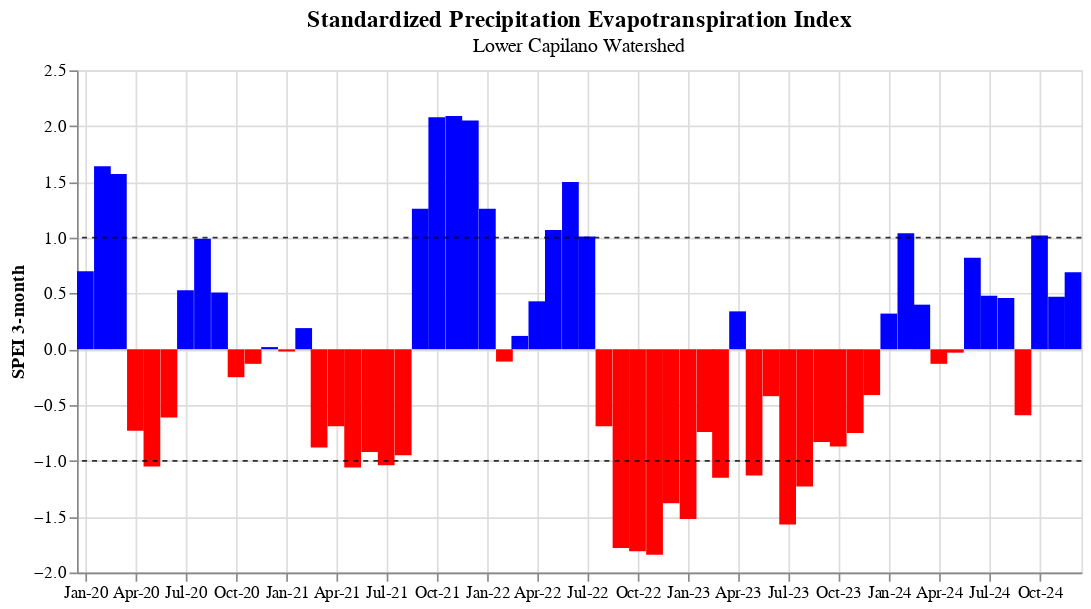

Notebook code cell kept with this figure:
### Markdown cell above
### Standardized Precipitation Evapotranspiration Index

The Standardized Precipitation Evapotranspiration Index (SPEI) is a multi-scalar drought monitoring index based on climatic data. It's useful in determining the onset, duration, and magnitude of drought conditions, and captures the main impact of increased temperatures on water demand. 

For this report, the SPEI is calculated over 3-month intervals. This is useful for analyzing seasonal drought in the Lower Mainland. Values that fall between 1.0 and -1.0 are considered normal, values below -1.0 highlight dry conditions (red), and values above 1.0 are wet (blue). Each bar in the plot below represents the SPEI value for the previous 3 months. As we can see, conditions have been dry-to-very dry for the past two summers. We'll examine this drought more closely in the next section.

### Code cell
horz_line1 = alt.Chart(pd.DataFrame({
  'spei_3': [1],
  'color': ['black']
})).mark_rule(opacity=0.8, strokeDash=[3,3]).encode(
  y='spei_3',
  color=alt.Color('color:N', scale=None)
)

horz_line2 = alt.Chart(pd.DataFrame({
  'spei_3': [-1],
  'color': ['black']
})).mark_rule(opacity=0.8, strokeDash=[3,3]).encode(
  y='spei_3',
  color=alt.Color('color:N', scale=None)
)

title = alt.TitleParams(
   text='Standardized Precipitation Evapotranspiration Index',
   subtitle="Lower Capilano Watershed",
   anchor='middle',
   fontSize=14,
   fontWeight='bold')

bar = alt.Chart(spei, title=title).mark_bar(size=10).encode(
    alt.X("date:T", title=None, axis=alt.Axis(format='%b-%y')),
    alt.Y("spei_3:Q", title="SPEI 3-month"),
    color=alt.condition(
        alt.datum.spei_3 > 0,
        alt.value("blue"),  # The positive color
        alt.value("red")  # The negative color
    ),
    tooltip=[alt.Tooltip('date', title="Date"), alt.Tooltip('spei_3', title="SPEI-3 month")]
).properties(width=600)

bar + horz_line1 + horz_line2

### Figure 1 — Vega-Lite specification as saved in the notebook (floating-point values rounded to 4 significant figures)
{"config": {"view": {"continuousWidth": 300, "continuousHeight": 300}}, "layer": [{"data": {"name": "data-b3b390e827a10cd13dbc3b6de0e71128"}, "mark": {"type": "bar", "size": 10}, "encoding": {"color": {"condition": {"test": "(datum.spei_3 > 0)", "value": "blue"}, "value": "red"}, "tooltip": [{"field": "date", "title": "Date", "type": "temporal"}, {"field": "spei_3", "title": "SPEI-3 month", "type": "quantitative"}], "x": {"axis": {"format": "%b-%y"}, "field": "date", "title": null, "type": "temporal"}, "y": {"field": "spei_3", "title": "SPEI 3-month", "type": "quantitative"}}, "title": {"text": "Standardized Precipitation Evapotranspiration Index", "anchor": "middle", "fontSize": 14, "fontWeight": "bold", "subtitle": "Lower Capilano Watershed"}}, {"data": {"name": "data-2f8f628cb87dc77bced0b59376523493"}, "mark": {"type": "rule", "opacity": 0.8, "strokeDash": [3, 3]}, "encoding": {"color": {"field": "color", "scale": null, "type": "nominal"}, "y": {"field": "spei_3", "type": "quantitative"}}}, {"data": {"name": "data-f3c7ca546ae2bb7dccae05d55886f067"}, "mark": {"type": "rule", "opacity": 0.8, "strokeDash": [3, 3]}, "encoding": {"color": {"field": "color", "scale": null, "type": "nominal"}, "y": {"field": "spei_3", "type": "quantitative"}}}], "width": 600, "$schema": "https://vega.github.io/schema/vega-lite/v5.8.0.json", "datasets": {"data-b3b390e827a10cd13dbc3b6de0e71128": [{"year": 2020, "month": 1, "date": "2020-01-01T00:00:00", "prcp": 871.5, "tmean": 2.6, "spei_1": 1.72, "spei_3": 0.7, "spi_1": 1.86, "spi_3": 0.68, "balance": 862.6, "pet": 8.85}, {"year": 2020, "month": 2, "date": "2020-02-01T00:00:00", "prcp": 265.2, "tmean": 2.3, "spei_1": 0.78, "spei_3": 1.64, "spi_1": 0.7, "spi_3": 1.73, "balance": 257.1, "pet": 8.06}, {"year": 2020, "month": 3, "date": "2020-03-01T00:00:00", "prcp": 259.1, "tmean": 3.6, "spei_1": -0.57, "spei_3": 1.57, "spi_1": -0.55, "spi_3": 1.51, "balance": 242.3, "pet": 16.77}, {"year": 2020, "month": 4, "date": "2020-04-01T00:00:00", "prcp": 56.4, "tmean": 8.0, "spei_1": -1.41, "spei_3": -0.73, "spi_1": -1.72, "spi_3": -0.75, "balance": 12.99, "pet": 43.41}, {"year": 2020, "month": 5, "date": "2020-05-01T00:00:00", "prcp": 137.2, "tmean": 12.5, "spei_1": -0.04, "spei_3": -1.05, "spi_1": 0.28, "spi_3": -0.98, "balance": 57.46, "pet": 79.71}, {"year": 2020, "month": 6, "date": "2020-06-01T00:00:00", "prcp": 128.8, "tmean": 13.9, "spei_1": 0.77, "spei_3": -0.61, "spi_1": 0.8, "spi_3": -0.58, "balance": 38.22, "pet": 90.57}, {"year": 2020, "month": 7, "date": "2020-07-01T00:00:00", "prcp": 67.06, "tmean": 16.9, "spei_1": 0.55, "spei_3": 0.53, "spi_1": 0.53, "spi_3": 0.63, "balance": -45.38, "pet": 112.4}, {"year": 2020, "month": 8, "date": "2020-08-01T00:00:00", "prcp": 90.43, "tmean": 16.9, "spei_1": 0.69, "spei_3": 0.99, "spi_1": 0.56, "spi_3": 0.88, "balance": -12.57, "pet": 103.0}, {"year": 2020, "month": 9, "date": "2020-09-01T00:00:00", "prcp": 207.3, "tmean": 16.1, "spei_1": 0.34, "spei_3": 0.51, "spi_1": 0.45, "spi_3": 0.54, "balance": 124.5, "pet": 82.73}, {"year": 2020, "month": 10, "date": "2020-10-01T00:00:00", "prcp": 241.3, "tmean": 9.0, "spei_1": -0.73, "spei_3": -0.25, "spi_1": -0.63, "spi_3": -0.22, "balance": 201.8, "pet": 39.5}, {"year": 2020, "month": 11, "date": "2020-11-01T00:00:00", "prcp": 456.2, "tmean": 4.4, "spei_1": 0.21, "spei_3": -0.13, "spi_1": 0.09, "spi_3": -0.18, "balance": 440.7, "pet": 15.46}, {"year": 2020, "month": 12, "date": "2020-12-01T00:00:00", "prcp": 513.0, "tmean": 3.4, "spei_1": 1.0, "spei_3": 0.02, "spi_1": 0.96, "spi_3": 0.18, "balance": 501.8, "pet": 11.21}, {"year": 2021, "month": 1, "date": "2021-01-01T00:00:00", "prcp": 355.3, "tmean": 3.6, "spei_1": -0.5, "spei_3": -0.02, "spi_1": -0.5, "spi_3": 0.07, "balance": 342.9, "pet": 12.43}, {"year": 2021, "month": 2, "date": "2021-02-01T00:00:00", "prcp": 217.9, "tmean": 1.3, "spei_1": 0.1, "spei_3": 0.19, "spi_1": 0.05, "spi_3": 0.08, "balance": 213.5, "pet": 4.44}, {"year": 2021, "month": 3, "date": "2021-03-01T00:00:00", "prcp": 254.8, "tmean": 4.5, "spei_1": -0.66, "spei_3": -0.88, "spi_1": -0.59, "spi_3": -0.84, "balance": 233.6, "pet": 21.16}, {"year": 2021, "month": 4, "date": "2021-04-01T00:00:00", "prcp": 119.1, "tmean": 8.6, "spei_1": -0.79, "spei_3": -0.69, "spi_1": -0.64, "spi_3": -0.69, "balance": 72.31, "pet": 46.82}, {"year": 2021, "month": 5, "date": "2021-05-01T00:00:00", "prcp": 78.74, "tmean": 11.5, "spei_1": -0.83, "spei_3": -1.06, "spi_1": -0.77, "spi_3": -0.98, "balance": 5.68, "pet": 73.06}, {"year": 2021, "month": 6, "date": "2021-06-01T00:00:00", "prcp": 104.9, "tmean": 17.5, "spei_1": -0.19, "spei_3": -0.92, "spi_1": 0.4, "spi_3": -0.75, "balance": -10.29, "pet": 115.2}, {"year": 2021, "month": 7, "date": "2021-07-01T00:00:00", "prcp": 4.57, "tmean": 19.6, "spei_1": -1.46, "spei_3": -1.04, "spi_1": -1.51, "spi_3": -0.8, "balance": -126.7, "pet": 131.3}, {"year": 2021, "month": 8, "date": "2021-08-01T00:00:00", "prcp": 66.8, "tmean": 18.1, "spei_1": 0.23, "spei_3": -0.95, "spi_1": 0.28, "spi_3": -0.46, "balance": -43.85, "pet": 110.7}, {"year": 2021, "month": 9, "date": "2021-09-01T00:00:00", "prcp": 414.8, "tmean": 13.8, "spei_1": 1.89, "spei_3": 1.26, "spi_1": 1.88, "spi_3": 1.27, "balance": 344.4, "pet": 70.43}, {"year": 2021, "month": 10, "date": "2021-10-01T00:00:00", "prcp": 503.9, "tmean": 8.0, "spei_1": 1.45, "spei_3": 2.08, "spi_1": 1.34, "spi_3": 2.38, "balance": 469.0, "pet": 34.93}, {"year": 2021, "month": 11, "date": "2021-11-01T00:00:00", "prcp": 871.2, "tmean": 5.5, "spei_1": 1.64, "spei_3": 2.09, "spi_1": 1.69, "spi_3": 2.57, "balance": 851.7, "pet": 19.52}, {"year": 2021, "month": 12, "date": "2021-12-01T00:00:00", "prcp": 310.4, "tmean": -0.5, "spei_1": -0.53, "spei_3": 2.05, "spi_1": -0.47, "spi_3": 1.72, "balance": 310.4, "pet": 0.0}, {"year": 2022, "month": 1, "date": "2022-01-01T00:00:00", "prcp": 514.9, "tmean": 2.0, "spei_1": 0.61, "spei_3": 1.26, "spi_1": 0.39, "spi_3": 1.12, "balance": 508.1, "pet": 6.73}, {"year": 2022, "month": 2, "date": "2022-02-01T00:00:00", "prcp": 192.5, "tmean": 2.8, "spei_1": -0.41, "spei_3": -0.11, "spi_1": -0.34, "spi_3": -0.2, "balance": 182.6, "pet": 9.9}, {"year": 2022, "month": 3, "date": "2022-03-01T00:00:00", "prcp": 314.2, "tmean": 5.0, "spei_1": -0.11, "spei_3": 0.12, "spi_1": -0.07, "spi_3": 0.06, "balance": 290.6, "pet": 23.63}, {"year": 2022, "month": 4, "date": "2022-04-01T00:00:00", "prcp": 278.6, "tmean": 5.5, "spei_1": 1.04, "spei_3": 0.43, "spi_1": 0.93, "spi_3": 0.25, "balance": 249.3, "pet": 29.36}, {"year": 2022, "month": 5, "date": "2022-05-01T00:00:00", "prcp": 218.7, "tmean": 9.4, "spei_1": 1.66, "spei_3": 1.07, "spi_1": 1.33, "spi_3": 0.77, "balance": 159.5, "pet": 59.19}, {"year": 2022, "month": 6, "date": "2022-06-01T00:00:00", "prcp": 121.4, "tmean": 14.3, "spei_1": 0.58, "spei_3": 1.5, "spi_1": 0.68, "spi_3": 1.38, "balance": 28.12, "pet": 93.29}, {"year": 2022, "month": 7, "date": "2022-07-01T00:00:00", "prcp": 40.13, "tmean": 18.8, "spei_1": -0.42, "spei_3": 1.01, "spi_1": -0.1, "spi_3": 1.0, "balance": -85.54, "pet": 125.7}, {"year": 2022, "month": 8, "date": "2022-08-01T00:00:00", "prcp": 17.53, "tmean": 20.1, "spei_1": -1.3, "spei_3": -0.69, "spi_1": -0.72, "spi_3": -0.42, "balance": -105.9, "pet": 123.5}, {"year": 2022, "month": 9, "date": "2022-09-01T00:00:00", "prcp": 30.7, "tmean": 16.4, "spei_1": -1.64, "spei_3": -1.78, "spi_1": -1.92, "spi_3": -1.96, "balance": -53.6, "pet": 84.3}, {"year": 2022, "month": 10, "date": "2022-10-01T00:00:00", "prcp": 310.0, "tmean": 12.5, "spei_1": -0.32, "spei_3": -1.81, "spi_1": -0.1, "spi_3": -1.62, "balance": 243.4, "pet": 55.58}, {"year": 2022, "month": 11, "date": "2022-11-01T00:00:00", "prcp": 225.0, "tmean": 2.3, "spei_1": -1.32, "spei_3": -1.84, "spi_1": -1.21, "spi_3": -1.61, "balance": 217.2, "pet": 7.83}, {"year": 2022, "month": 12, "date": "2022-12-01T00:00:00", "prcp": 454.0, "tmean": 0.1, "spei_1": 0.62, "spei_3": -1.38, "spi_1": 0.57, "spi_3": -0.69, "balance": 453.7, "pet": 0.28}, {"year": 2023, "month": 1, "date": "2023-01-01T00:00:00", "prcp": 318.0, "tmean": 3.5, "spei_1": -0.81, "spei_3": -1.52, "spi_1": null, "spi_3": -0.96, "balance": 306.0, "pet": 11.97}, {"year": 2023, "month": 2, "date": "2023-02-01T00:00:00", "prcp": 333.0, "tmean": 1.8, "spei_1": 1.51, "spei_3": -0.74, "spi_1": null, "spi_3": 0.15, "balance": 326.8, "pet": 6.17}, {"year": 2023, "month": 3, "date": "2023-03-01T00:00:00", "prcp": 118.0, "tmean": 4.2, "spei_1": -1.68, "spei_3": -1.15, "spi_1": null, "spi_3": -1.07, "balance": 98.45, "pet": 19.55}, {"year": 2023, "month": 4, "date": "2023-04-01T00:00:00", "prcp": 315.0, "tmean": 6.2, "spei_1": 1.24, "spei_3": 0.34, "spi_1": null, "spi_3": 0.16, "balance": 281.9, "pet": 33.07}, {"year": 2023, "month": 5, "date": "2023-05-01T00:00:00", "prcp": 19.6, "tmean": 15.3, "spei_1": -1.63, "spei_3": -1.13, "spi_1": null, "spi_3": -0.93, "balance": -79.89, "pet": 98.89}, {"year": 2023, "month": 6, "date": "2023-06-01T00:00:00", "prcp": 41.4, "tmean": 15.9, "spei_1": -1.06, "spei_3": -0.42, "spi_1": null, "spi_3": -0.11, "balance": -60.12, "pet": 108.1}, {"year": 2023, "month": 7, "date": "2023-07-01T00:00:00", "prcp": 43.9, "tmean": 19.3, "spei_1": -0.4, "spei_3": -1.57, "spi_1": null, "spi_3": -1.71, "balance": -85.71, "pet": 129.7}, {"year": 2023, "month": 8, "date": "2023-08-01T00:00:00", "prcp": 55.0, "tmean": 18.8, "spei_1": -1.16, "spei_3": -1.23, "spi_1": null, "spi_3": -1.43, "balance": -103.4, "pet": 121.4}, {"year": 2023, "month": 9, "date": "2023-09-01T00:00:00", "prcp": 100.0, "tmean": 14.3, "spei_1": null, "spei_3": -0.83, "spi_1": null, "spi_3": null, "balance": null, "pet": null}, {"year": 2023, "month": 10, "date": "2023-10-01T00:00:00", "prcp": 298.7, "tmean": 9.7, "spei_1": null, "spei_3": -0.87, "spi_1": null, "spi_3": null, "balance": null, "pet": null}, {"year": 2023, "month": 11, "date": "2023-11-01T00:00:00", "prcp": 356.5, "tmean": 4.9, "spei_1": null, "spei_3": -0.75, "spi_1": null, "spi_3": null, "balance": null, "pet": null}, {"year": 2023, "month": 12, "date": "2023-12-01T00:00:00", "prcp": 448.0, "tmean": 5.3, "spei_1": null, "spei_3": -0.41, "spi_1": null, "spi_3": null, "balance": null, "pet": null}, {"year": 2024, "month": 1, "date": "2024-01-01T00:00:00", "prcp": 605.0, "tmean": 2.3, "spei_1": null, "spei_3": 0.32, "spi_1": null, "spi_3": null, "balance": null, "pet": null}, {"year": 2024, "month": 2, "date": "2024-02-01T00:00:00", "prcp": 273.0, "tmean": 4.1, "spei_1": null, "spei_3": 1.04, "spi_1": null, "spi_3": null, "balance": null, "pet": null}, {"year": 2024, "month": 3, "date": "2024-03-01T00:00:00", "prcp": 207.5, "tmean": 5.0, "spei_1": null, "spei_3": 0.4, "spi_1": null, "spi_3": null, "balance": null, "pet": null}, {"year": 2024, "month": 4, "date": "2024-04-01T00:00:00", "prcp": 216.7, "tmean": 7.5, "spei_1": null, "spei_3": -0.13, "spi_1": null, "spi_3": null, "balance": null, "pet": null}, {"year": 2024, "month": 5, "date": "2024-05-01T00:00:00", "prcp": 165.0, "tmean": 11.4, "spei_1": null, "spei_3": -0.03, "spi_1": null, "spi_3": null, "balance": null, "pet": null}, {"year": 2024, "month": 6, "date": "2024-06-01T00:00:00", "prcp": 135.9, "tmean": 14.3, "spei_1": null, "spei_3": 0.82, "spi_1": null, "spi_3": null, "balance": null, "pet": null}, {"year": 2024, "month": 7, "date": "2024-07-01T00:00:00", "prcp": 36.3, "tmean": 19.4, "spei_1": null, "spei_3": 0.48, "spi_1": null, "spi_3": null, "balance": null, "pet": null}, {"year": 2024, "month": 8, "date": "2024-08-01T00:00:00", "prcp": 88.4, "tmean": 17.8, "spei_1": null, "spei_3": 0.46, "spi_1": null, "spi_3": null, "balance": null, "pet": null}, {"year": 2024, "month": 9, "date": "2024-09-01T00:00:00", "prcp": 100.3, "tmean": 14.9, "spei_1": null, "spei_3": -0.59, "spi_1": null, "spi_3": null, "balance": null, "pet": null}, {"year": 2024, "month": 10, "date": "2024-10-01T00:00:00", "prcp": 534.0, "tmean": 9.2, "spei_1": null, "spei_3": 1.02, "spi_1": null, "spi_3": null, "balance": null, "pet": null}, {"year": 2024, "month": 11, "date": "2024-11-01T00:00:00", "prcp": 389.0, "tmean": 5.2, "spei_1": null, "spei_3": 0.47, "spi_1": null, "spi_3": null, "balance": null, "pet": null}, {"year": 2024, "month": 12, "date": "2024-12-01T00:00:00", "prcp": 435.0, "tmean": 4.8, "spei_1": null, "spei_3": 0.69, "spi_1": null, "spi_3": null, "balance": null, "pet": null}], "data-2f8f628cb87dc77bced0b59376523493": [{"spei_3": 1, "color": "black"}], "data-f3c7ca546ae2bb7dccae05d55886f067": [{"spei_3": -1, "color": "black"}]}}
